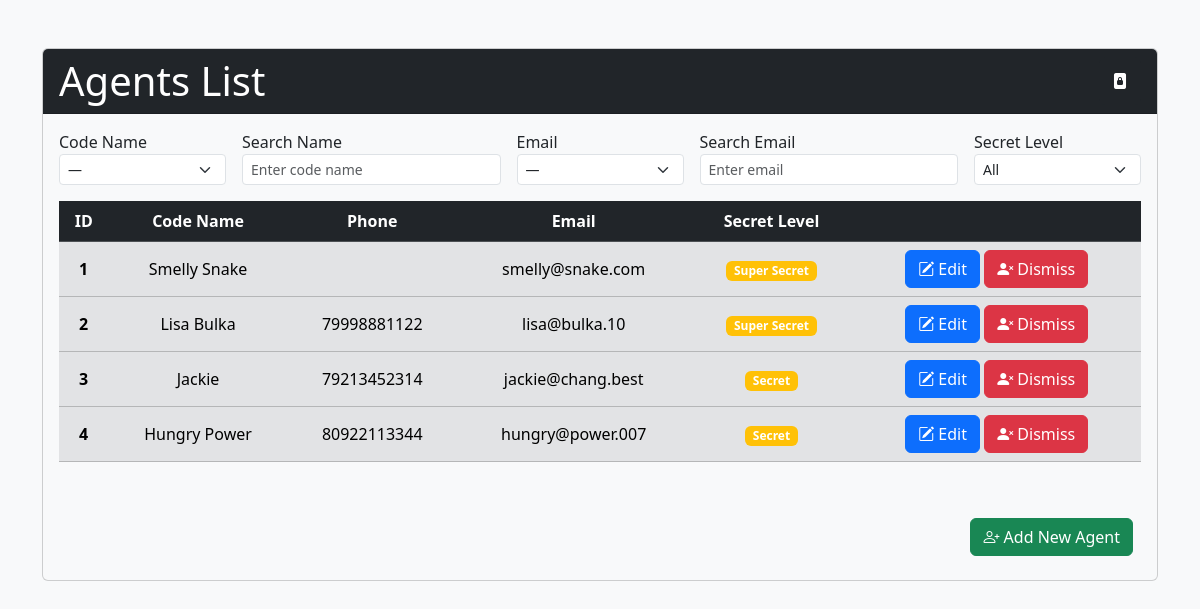
The app's page /agents with its own data.
### app.py (models this page shows, shortened)
class Agents(db.Model):
    id = db.Column(db.Integer, primary_key=True)
    code_name = db.Column(db.String(40), nullable=False, unique=True)
    phone = db.Column(db.Integer)
    email = db.Column(db.String(50), nullable=False)
    secret_level = db.Column(db.Enum(LevelSecret), nullable=False)

### app.py (the view)
@app.route('/')
@app.route('/agents', methods=['GET'])
def get_agents():
    agents = Agents.query.all()
    query = Agents.query
    code_name = request.args.get('code-name', '').strip()
    email = request.args.get('email', '').strip()
    secret_level = request.args.get('secret-level', '')
    if code_name:
        query = query.filter(Agents.code_name.ilike(f'%{code_name}%'))
    if email:
        query = query.filter(Agents.email.ilike(f'%{email}%'))
    if secret_level:
        query = query.filter_by(secret_level=secret_level)
    sort_code_name = request.args.get('sort-code-name', '')
    sort_email = request.args.get('sort-email', '')
    match sort_code_name:
        case 'asc':
            query = query.order_by(Agents.code_name.asc())
        case 'desc':
            query = query.order_by(Agents.code_name.desc())
        case 'new':
            query = query.order_by(Agents.id.desc())
        case 'old':
            query = query.order_by(Agents.id.asc())
    match sort_email:
        case 'asc':
            query = query.order_by(Agents.email.asc())
        case 'desc':
            query = query.order_by(Agents.email.desc())
    agents = query.all()
    secret_level = LevelSecret
    return render_template('index.html', agents=agents, theme='light', secret_level=secret_level)

### templates/index.html (shortened to what this page needs)
<!doctype html>
<html lang="en">
<head>
    <link href="https://cdn.jsdelivr.net/npm/bootstrap@5.3.3/dist/css/bootstrap.min.css" rel="stylesheet">
    <link href="https://cdn.jsdelivr.net/npm/bootstrap-icons@1.10.5/font/bootstrap-icons.css" rel="stylesheet">
</head>
<body class="bg-{{ theme }}">
    <div class="container mt-5">
        <div class="card show bg-{{ theme }}">
            {% if agents %}
                <div class="card-header bg-dark text-white d-flex justify-content-between">
                    <h1 class="mb-0">Agents List</h1>
                    <button type="button" class="btn btn-dark " data-bs-toggle="modal" data-bs-target="#staticBackdrop">
                            <i class="bi bi-file-lock2-fill"></i>
                    </button>
                </div>
            {% endif %}
                <div class="card-body">
                    <form method="GET" action="/agents" class="mb-3" id="filter-form" name="filter-form">
                        <div class="row g-3 align-items-center">
                            <div class="col-md-2 col-sm-4">
                                <label for="sort-code-name" class="form-label mb-0">Code Name</label>
                                <select class="form-select form-select-sm autosubmit" id="sort-code-name" name="sort-code-name">
                                    <option value="" selected>—</option>
                                </select>
                            </div>
                            <div class="col-md-3 col-sm-8">
                                <label for="code-name" class="form-label mb-0">Search Name</label>
                                <input type="text" class="form-control form-control-sm autosubmit" id="code-name" name="code-name"
                                value="{{ request.args.get('code-name', '') }}" placeholder="Enter code name">
                            </div>
                            <div class="col-md-2 col-sm-4">
                                <label for="sort-email" class="form-label mb-0">Email</label>
                                <select class="form-select form-select-sm autosubmit" id="sort-email" name="sort-email">
                                    <option value="" selected>—</option>
                                </select>
                            </div>
                            <div class="col-md-3 col-sm-8">
                                <label for="email" class="form-label mb-0">Search Email</label>
                                <input type="text" class="form-control form-control-sm autosubmit" id="email" name="email"
                                    value="{{ request.args.get('email', '') }}" placeholder="Enter email">
                            </div>
                            <div class="col-md-2 col-sm-6">
                                <label for="secret-level" class="form-label mb-0">Secret Level</label>
                                <select class="form-select form-select-sm autosubmit" id="secret-level" name="secret-level">
                                    <option value="">All</option>
                                </select>
                            </div>
                        </div>
                    </form>
                    <table class="table table-{{ theme }} table-hover align-middle text-center">
                        {% if agents %}
                        <thead class="table-dark">
                            <tr>
                                <th scope="col">ID</th>
                                <th scope="col">Code Name</th>
                                <th scope="col">Phone</th>
                                <th scope="col">Email</th>
                                <th scope="col">Secret Level</th>
                                <th scope="col"></th>
                            </tr>
                        </thead>
                        {% endif %}
                    <tbody>
                        {% for agent in agents %}
                            <tr style="cursor: pointer;" onclick="window.location.href='{{ url_for('show_agent', id=agent.id) }}'">
                                <th class="table-secondary" scope="row">{{ agent.id }}</th>
                                <td class="table-secondary">{{ agent.code_name.title() }}</td>
                                <td class="table-secondary">{{ agent.phone }}</td>
                                <td class="table-secondary">{{ agent.email }}</td>
                                <td class="table-secondary"><span class="badge bg-warning">{{ agent.secret_level.value }}</span></td>
                                <td class="table-secondary">
                                    <a href="{{ url_for('edit_agent', id=agent.id) }}" class="btn btn-primary" onclick="event.stopPropagation()">
                                        <i class="bi bi-pencil-square"></i> Edit</a>
                                    <a href="{{ url_for('delete_agent', id=agent.id) }}" class="btn btn-danger"
                                       onclick="return confirm('Are you sure?');event.stopPropagation()">
                                        <i class="bi bi-person-x-fill"></i> Dismiss</a>
                                </td>
                             </tr>
                        {% endfor %}
                    </tbody>
                </table>
            </div>
            <div class="text-end m-4">
                <a href="{{ url_for('add_agent') }}" class="btn btn-success"><i class="bi bi-person-plus"></i> Add New Agent</a>
            </div>
        </div>
    </div>
</body>
</html>

### records on screen
Agents: id "1", code_name "Smelly Snake", email "smelly@snake.com", secret_level.value "Super Secret"
Agents: id "2", code_name "Lisa Bulka", phone "79998881122", email "lisa@bulka.10", secret_level.value "Super Secret"
Agents: id "3", code_name "Jackie", phone "79213452314", email "jackie@chang.best", secret_level.value "Secret"
Agents: id "4", code_name "Hungry Power", phone "80922113344", email "hungry@power.007", secret_level.value "Secret"
